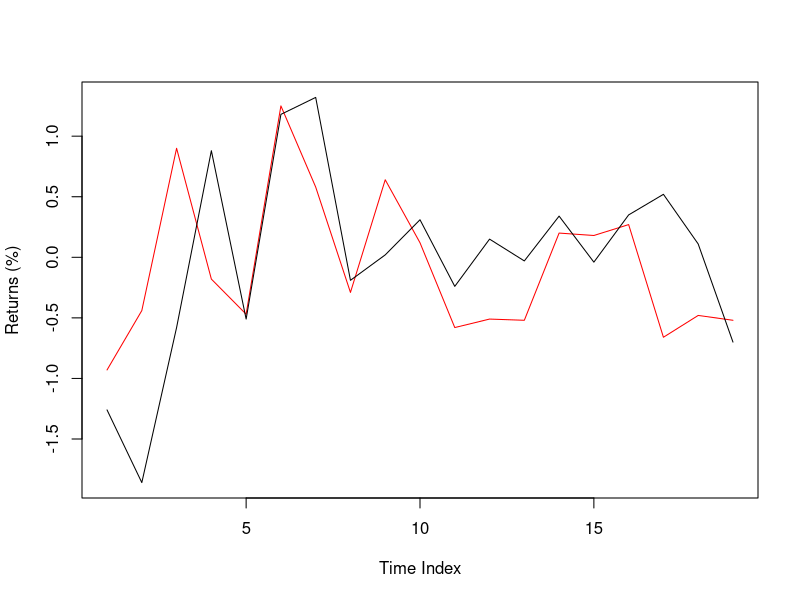
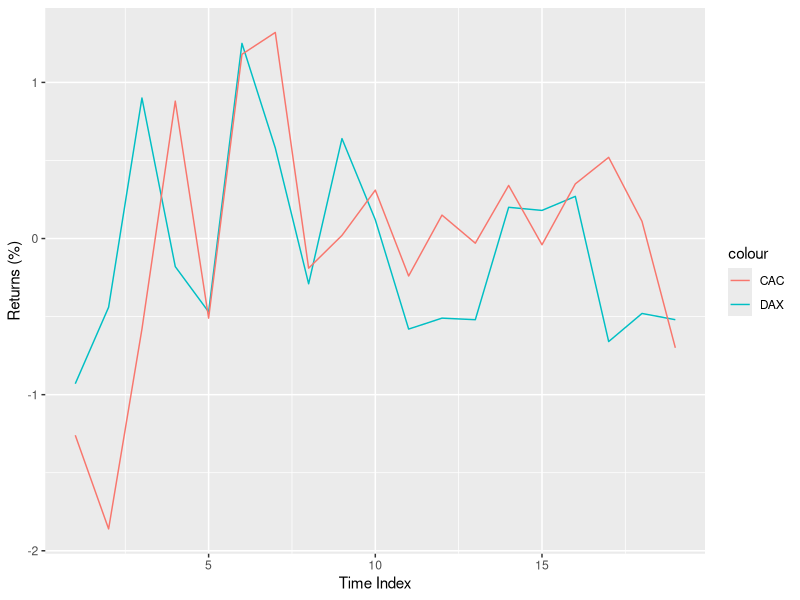

Write R code to recreate these figures, in order.
## ---- chunk 1
exercise_echo <- TRUE
## ---- chunk 2
x <- 522
x
## ---- chunk 3
x <- "BDA503"
x
## ---- chunk 4
x <- FALSE
x
## ---- chunk 5
x <- c(5,2,2)
x
## ---- chunk 6
x[2] <- 7
x
## ---- chunk 7
x[-2] <- 0
x
## ---- chunk 8
x[5] <- 10
x
## ---- chunk 9
x2 <- 10:19 #This is a special representation that generates a vector from a (10) to b (19).
x2[c(1,3,7)] #Return 1st, 3rd and 7th values.
x2[(1:3)] #Return 1st to 3rd values.
## ---- chunk 10
x2[x2>15] #Return the index values where x2 > 15
x2>15
## ---- chunk 11
x3<-c(1,2,3)
names(x3)<-c("a1","b2","c3")
x3
x3["b2"]
## ---- chunk 12
c(5,FALSE)
c(5,FALSE,"BDA503")
## ---- chunk 13
vec1 <- 1:5 # This is a special representation of consecutive numbers.
vec1
vec2 <- vec1 * 2
vec2
vec1 + vec2
## ---- chunk 14
vec1 <- 1:6
vec2 <- 3:5
vec1 + vec2
## ---- chunk 15
mat1<-matrix(1:9, ncol=3, nrow=3)
mat1
## ---- chunk 16
mat1[2,2] <- -10
mat1
## ---- chunk 17
mat2 <- matrix(c(0,4,1,2,0,0,0,0,1),ncol=3)
mat2
t(mat2) # Transpose of a matrix
solve(mat2) # Inverse of a matrix
det(mat2) # Determinant value of a matrix
dim(mat2) # Dimensions of a matrix
nrow(mat2) # Number of rows of a matrix
ncol(mat2) # Number of columns of a matrix
diag(mat2) # Diagonal values of a matrix
eigen(mat2) # Eigenvalues and eigenvectors of a matrix
mat1 %*% mat2 # Matrix multiplication
## ---- chunk 18
mat1 + mat2
mat1 - mat2
mat1 / mat2
mat1 * mat2
## ---- chunk 19
mat3 <- matrix(1:9,ncol=3)
mat3
vec <- c(0,1,0)
mat3 + vec
mat3 * vec
## ---- chunk 20
rownames(mat3) <- c("a","b","c")
colnames(mat3) <- c("y1","y2","y3")
mat3
## ---- chunk 21
df1 <- data.frame(some_numbers=1:3,some_names=c("Blood","Sweat","Tears"),some_logical=c(TRUE,FALSE,TRUE))
df1
## ---- chunk 22
str(df1)
## ---- chunk 23
df1$some_numbers
df1$some_names
df1$some_logical

df1$some_numbers <- df1$some_numbers^2
df1
## ---- chunk 24
head(EuStockMarkets) #head() function shows the first rows of a data frame.
## ---- chunk 25
list1 <- list(df1,mat3,vec2)
list1
list1[[1]]
## ---- chunk 26
list1 <- list(some_df=df1,some_mat=mat3,vec2)
list1
list1$some_df
## ---- chunk 27
rep(x=5,times=10) #Repeat a value or a vector
seq(from=5,to=10,length.out=11) #Create a sequence with the given number of equidistant elements
seq(from=5,to=10,by=0.25) #Create a sequence with the given increment value
vec1 <- sample(x=1:10,size=10,replace=FALSE) #Pick 10 numbers randomly without replacement (Note: Your results might differ from this document due to randomness.)
vec1
print(vec1/2) #Print the outputs of an object. Useful for later.
rev(vec1) #Reverse of a vector
length(vec1) #Number of elements of a vector
vec1 %% 2 #Mod 2 of the elements in the vector
min(vec1) #Minimum value of the vector
max(vec1) #Maximum value of the vector
factorial(vec1) #Factorial value of all elements of a vector (You can use a single value as well)
sum(vec1) #Sum of all the values in the vector
cumsum(vec1) #Cumulative sum of all the values in the vector
prod(vec1) #Product (multiplication) of all the values in the vector
cumprod(vec1) #Cumulative product of all the values in the vector
log(vec1) #Natural logarithm of the values in the vector
log(vec1,base=2) #Logarithm of base 2.
exp(vec1) #Exponential values of a vector (e=2.71...)
vec1^2 #Power of 2
sqrt(vec1) #Square root
vecx <- c(1,3,5,7) #Define another vector
vecy <- c(8,6,4,2) #Define another vector
pmax(vecx,vecy) #Maximum of each corresponding element of two (or more) vectors
pmin(vecx,vecy) #Minimum of each corresponding element of two (or more) vectors
max(vecx,vecy) #Difference between max and pmax
vec1 <- c(-1,0.5,-1.2,4/3)
vec1
abs(vec1) #Absolute value
round(vec1,digits = 1) #Round a value to a number of digits
floor(vec1) #Round down value of vector
ceiling(vec1) #Round up value of vector
round(0.5) #Interesting case about rounding. Compare with below.
round(1.5) #Interesting case about rounding. Compare with above.
vec_table<-sample(letters[1:5],20,replace=TRUE) #Another vector for frequency tables. letters is a predefined object in R.
vec_table
table(vec_table) #Easily do a frequency table.
## ---- chunk 28
vec2 <- sample(x=11:20,size=10,replace=FALSE)
vec2
sort(vec2) #Sort the values in the vector
rank(vec2) #Rank of the values in the vector
order(vec2) #Returns the index values (ascending) of the sorted vector.
order(vec2,decreasing=TRUE) #Returns the index values (descending) of the sorted vector.
## ---- chunk 29
vec1 <- 1:10
vec1
vec1 > 5 #Logical (TRUE/FALSE) result of elements greater than 5.
vec1[vec1 > 5]
vec1 >= 5 #Logical result of elements greater than or equal to 5.
vec1[vec1 >= 5]
vec1 < 5 #Logical result of elements less than 5.
vec1 <= 5 #Logical result of elements less than or equal to 5.
vec1 > 5 & vec1 < 9 #and (&) operator
vec1[vec1 > 5 & vec1 < 9]
vec1 < 5 | vec1 > 9 #or (|) operator
vec1[vec1 < 5 | vec1 > 9]
## ---- chunk 30
eu_df<- data.frame(EuStockMarkets[1:20,]) #Take the first 20 rows of the stock market index data
eu_df_returns <- data.frame(DAX=100*(round(eu_df$DAX[-1]/eu_df$DAX[-20],4)-1),
                            CAC=100*(round(eu_df$CAC[-1]/eu_df$CAC[-20],4)-1)) #Calculate the index percentage returns
eu_df_returns$DAX_or_CAC <- eu_df_returns$DAX >= eu_df_returns$CAC #If the return of DAX is larger than or equal to CAC return TRUE
eu_df_returns
## ---- chunk 31
vec1 <- sample(1:20,50,replace=TRUE) #Sample 50 numbers from values between 1 to 20
vec1
mean(vec1) #Mean
median(vec1) #Median
var(vec1) #Variance
sd(vec1) #Standard deviation
quantile(vec1) #Quantile values
quantile(vec1,0.65) #Quantile value of a specific percentage
summary(vec1) #An aggregate summary
cor(matrix(sample(1:20,50,replace=TRUE),ncol=5)) #Correlation matrix
cov(matrix(sample(1:20,50,replace=TRUE),ncol=5)) #Covariance matrix
## ---- chunk 32
rnorm(5,mean=0,sd=1) #Generate 5 normally distributed random numbers with mean 0 and sd 1
dnorm(x=0,mean=0,sd=1) #Density value of a point in a normal distribution with mean 0 and sd 1
pnorm(q=1.96,mean=0,sd=1) #Cumulative distribution value of a point in a normal distribution with mean 0 and sd 1
qnorm(p=0.975,mean=0,sd=1) #Quantile value of a point in a normal distribution with mean 0 and sd 1
## ---- chunk 33
set.seed(522)
rnorm(10)
## ---- chunk 34
set.seed(522)
rnorm(10)
## ---- chunk 35
vec1<-c(1,2,3,4)
is.numeric(vec1) #Is the vector numeric?
as.character(vec1) #Make the vector character?
typeof(vec1) #What is the type?
vec2<-c("a","b","c","d")
typeof(vec2)
as.numeric(vec2) # oops
vec3<-c(TRUE,FALSE,TRUE,FALSE)
is.logical(vec3)
as.numeric(vec3)
as.character(vec3)
vec3*1 #Convert to numeric with multiplication
df1<-data.frame(a=c(1,2,3),b=c(4,5,6),c=c(7,8,9))
as.matrix(df1) #Convert to matrix
mat1 <- matrix(1:9,ncol=3)
as.data.frame(mat1)
## ---- chunk 36
strvec1<-c("BDA503","FE511","IE422")
grep("ETM",strvec1) #Index values of character strings including FE
grepl("ETM",strvec1) #TRUE FALSE statements of character strings including FE
gsub("ETM","IE",strvec1) #Replacing strings
nchar(strvec1) #Return number of characters in string
substr(strvec1,start=1,stop=2) #Trim the string from start to stop
paste("ETM","522",sep="-") #Concatenate two strings with a separator.
paste0("ETM","522") #Concatenate two strings without a separator, equivalent of paste(.,sep="").
paste(strvec1,collapse="+") #Concatenate elements of a vector with a collapse character.
## ---- chunk 37
course_name <- "BDA503" #Define the course name.

if(course_name=="BDA503"){ #If the course name is FE522.
  print("Correct course.")
}
## ---- chunk 38
course_name <- "FE511" #Define the course name.

if(course_name=="BDA503"){ #If the course name is FE522.
  print("Correct course.")
}else if(grepl("ETM",course_name)){ #If the course name include FE but it is not FE522.
  print("Wrong course but close.")
}else{ #If none of the above
  print("Wrong course.")
}
## ---- chunk 39
course_name<-c("BDA503","FE511","IE422")
ifelse(course_name=="BDA503","Correct Course","Wrong Course")
## ---- chunk 40
val<-2
for(i in 1:3){ #Define the loop variable and scope
  print(val^i)
}
## ---- chunk 41
for(i in c("BDA503","FE511","IE422")){
  print(i)
}
## ---- chunk 42
x <- 0
while(x < 3){
  x <- x+1
  print(paste0("x is ",x," x is not at the desired level. Desired level is above 3."))
}
## ---- chunk 43
fun1<-function(par1="This is a default value"){
  print(par1)
}
## ---- chunk 44
fun1()
## ---- chunk 45
fun1(par1="Congratulations, you changed the parameter.")
## ---- chunk 46
fun1("Wow you do it like a pro without parameter names!")
## ---- chunk 47
calc_future_value<-function(present_value,interest_rate,years){
  return(present_value*(1+interest_rate)^years)
}
calc_future_value(100,0.05,5)
## ---- chunk 48
#Let's redo what we did previously.
eu_df<- data.frame(EuStockMarkets[1:20,]) #Take the first 20 rows of the stock market index data
eu_df_returns <- data.frame(DAX=100*(round(eu_df$DAX[-1]/eu_df$DAX[-20],4)-1),
                            CAC=100*(round(eu_df$CAC[-1]/eu_df$CAC[-20],4)-1)) #Calculate the index percentage returns
eu_df_returns
## ---- chunk 49
plot(x=1:nrow(eu_df_returns),
     y=eu_df_returns$DAX,
     type="l",col="red",
     ylim=c(min(unlist(eu_df_returns)),max(unlist(eu_df_returns))),
     ylab="Returns (%)",
     xlab="Time Index")
lines(eu_df_returns$CAC)
## ---- chunk 50
if(!("ggplot2" %in% rownames(installed.packages()))){
  install.packages("ggplot2") #Install the package (you can skip it if it is already installed)
}
library(ggplot2)
ggplot(data=eu_df_returns,aes(x=1:nrow(eu_df_returns))) +
geom_line(aes(y=DAX,color="DAX")) +
geom_line(aes(y=CAC,color="CAC")) +
labs(x="Time Index",y="Returns (%)")
